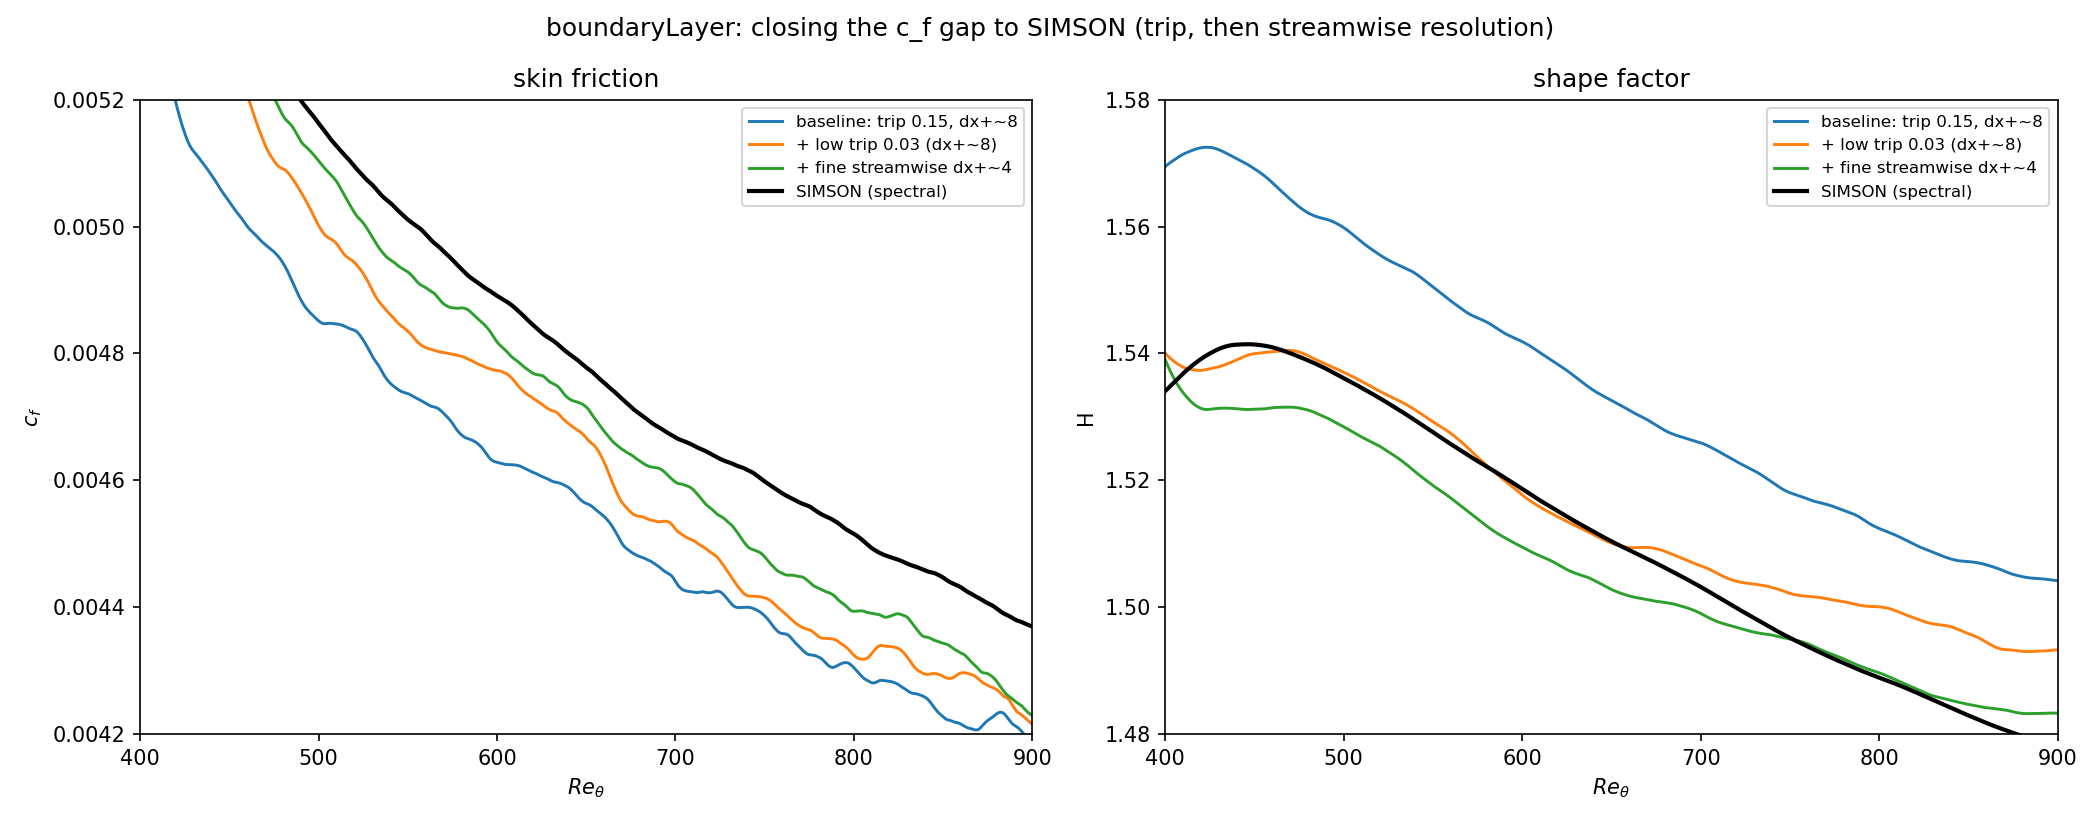

Python code for this plot:
#!/usr/bin/env python3
"""Campaign summary: c_f(Re_theta) and H(Re_theta) vs the SIMSON spectral
reference, showing the two fixes that close the gap -- reducing the (too
aggressive) trip 0.15->0.03, then refining the streamwise grid Dx+ 8->4 (to
match Dz+). The wall-normal-resolution experiments (removed) were a minor lever."""
import h5py
import numpy as np
import matplotlib
matplotlib.use("Agg")
import matplotlib.pyplot as plt

nu = 1 / 450.


def curves(fn):
    f = h5py.File(fn, "r")
    nx, ny = int(f.attrs["nx"]), int(f.attrs["ny"])
    p = f["profile"][...].reshape(nx, ny, -1); y = f["ycoord"][...]
    dy = np.diff(np.concatenate(([0], 0.5 * (y[:-1] + y[1:]), [y[-1]])))
    Um = p[:, :, 0]; Ue = Um[:, -1]
    th = np.sum((Um / Ue[:, None]) * (1 - Um / Ue[:, None]) * dy, axis=1)
    ds = np.sum((1 - Um / Ue[:, None]) * dy, axis=1)
    reth = Ue * th / nu
    cf = 2 * (nu * Um[:, 0] / y[0]) / Ue ** 2
    return reth, cf, ds / th


cases = [
    ("baseline: trip 0.15, dx+~8", "turbulent_two/production_stats.h5", "C0"),
    ("+ low trip 0.03 (dx+~8)", "turbulent_lowtrip/production_stats.h5", "C1"),
    ("+ fine streamwise dx+~4", "lowtrip_srdgridy_finex/production_stats.h5", "C2"),
]
s = h5py.File("turbulent_two/passivewall.hdf5", "r")
ys = s["mesh"]["y"][...]; us = s["mean"]["u"][...]; Ues = us[:, -1]
ths = np.trapz((us / Ues[:, None]) * (1 - us / Ues[:, None]), ys, axis=1); rs = Ues * ths / nu
h1, h2 = ys[1], ys[2]
du = (h2 / (h1 * (h2 - h1))) * us[:, 1] - (h1 / (h2 * (h2 - h1))) * us[:, 2]
cfs = 2 * nu * du / Ues; Hs = np.trapz(1 - us / Ues[:, None], ys, axis=1) / ths
val = np.zeros(len(rs), bool); val[: np.argmax(rs) + 1] = True; o = np.argsort(rs[val])

fig, ax = plt.subplots(1, 2, figsize=(14, 5.5))
for lbl, fn, c in cases:
    try:
        r, cf, H = curves(fn); m = (r > 380) & (r < 950)
        ax[0].plot(r[m], cf[m], c=c, lw=1.4, label=lbl)
        ax[1].plot(r[m], H[m], c=c, lw=1.4, label=lbl)
    except Exception as e:
        print(lbl, "->", e)
ax[0].plot(rs[val][o], cfs[val][o], "k-", lw=2, label="SIMSON (spectral)")
ax[1].plot(rs[val][o], Hs[val][o], "k-", lw=2, label="SIMSON (spectral)")
ax[0].set_xlim(400, 900); ax[0].set_ylim(0.0042, 0.0052); ax[0].set_xlabel(r"$Re_\theta$"); ax[0].set_ylabel(r"$c_f$"); ax[0].legend(fontsize=8); ax[0].set_title("skin friction")
ax[1].set_xlim(400, 900); ax[1].set_ylim(1.48, 1.58); ax[1].set_xlabel(r"$Re_\theta$"); ax[1].set_ylabel("H"); ax[1].legend(fontsize=8); ax[1].set_title("shape factor")
fig.suptitle("boundaryLayer: closing the c_f gap to SIMSON (trip, then streamwise resolution)")
fig.tight_layout(); fig.savefig("campaign_summary.png", dpi=150)
print("wrote campaign_summary.png")
